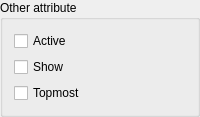
            <widget class="QGroupBox" name="otherGroupBox">
             <property name="sizePolicy">
              <sizepolicy hsizetype="Fixed" vsizetype="Fixed">
               <horstretch>0</horstretch>
               <verstretch>0</verstretch>
              </sizepolicy>
             </property>
             <property name="title">
              <string>Other attribute</string>
             </property>
             <layout class="QVBoxLayout" name="verticalLayout_2">
              <item>
               <widget class="QCheckBox" name="activeCheckBox">
                <property name="text">
                 <string>Active</string>
                </property>
                <property name="checkable">
                 <bool>true</bool>
                </property>
                <property name="checked">
                 <bool>false</bool>
                </property>
                <property name="tristate">
                 <bool>false</bool>
                </property>
               </widget>
              </item>
              <item>
               <widget class="QCheckBox" name="showCheckBox">
                <property name="text">
                 <string>Show</string>
                </property>
                <property name="checkable">
                 <bool>true</bool>
                </property>
                <property name="checked">
                 <bool>false</bool>
                </property>
                <property name="tristate">
                 <bool>false</bool>
                </property>
               </widget>
              </item>
              <item>
               <widget class="QCheckBox" name="topmostCheckBox">
                <property name="text">
                 <string>Topmost</string>
                </property>
                <property name="checkable">
                 <bool>true</bool>
                </property>
                <property name="checked">
                 <bool>false</bool>
                </property>
                <property name="tristate">
                 <bool>false</bool>
                </property>
               </widget>
              </item>
             </layout>
            </widget>
